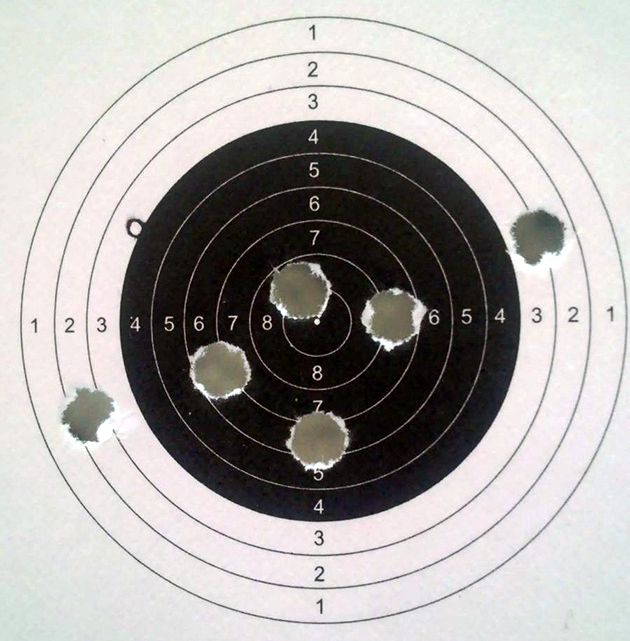
#> input picture 3 - Image Processing/b hole.jpg, 630 x 641 px, found by its file name
$ jupyter execute --allow-errors 'Hole Detection.ipynb'   (shell and % lines are left out)
#> lines starting #> are read from the running program, lines starting #| are printed output that depends on the picture; after the words box and inside, x2 and y2 are one past the last pixel; in counts of white or black regions, pixels touching at a corner belong together; long printed decimals are rounded
[cell 1]
import cv2
import matplotlib.pyplot as plt
import numpy as np
import math

[cell 2]
import numpy as np
import cv2

def RandomPatternGenerator():
    width, height = 500, 500
    pattern = np.random.randint(0, 256, (height, width, 3), dtype=np.uint8)
    plt.imshow(pattern,cmap = 'gray')
RandomPatternGenerator()
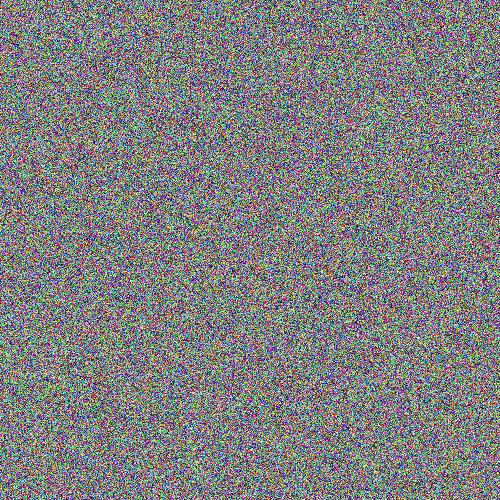
#> shown: shape (500, 500, 3); mean R, G, B 127.3, 127.7, 127.6

[cell 3]
img = cv2.imread('/content/drive/MyDrive/Colab Notebooks/Opencv/b hole.jpg')
#> img is the input picture: shape (641, 630, 3); mean B, G, R 166.7, 168.8, 171.9
plt.imshow(img)

[cell 4]
img_thresholded = cv2.inRange(img, (60, 60, 60), (140, 140, 140))
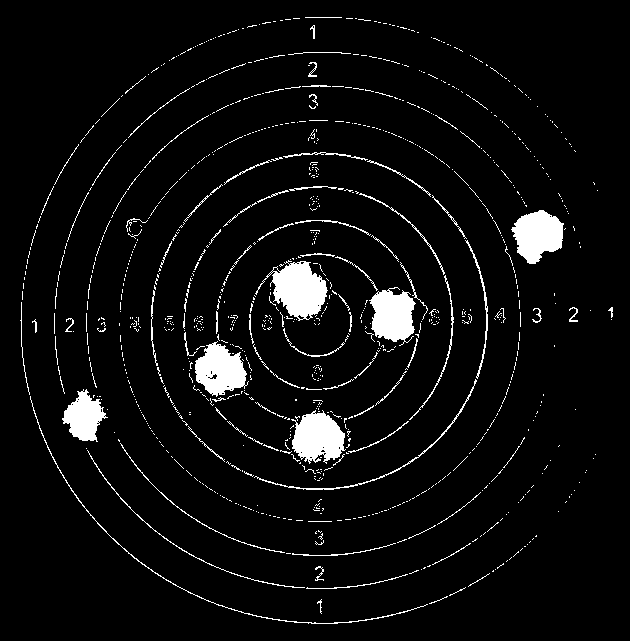
#> img_thresholded: shape (641, 630); 5.3% white; 975 white regions (876 under 20 px), largest, box (x1, y1, x2, y2) and area: (255, 260, 328, 321) 2301, (291, 410, 346, 464) 1981, (511, 210, 564, 264) 1918
plt.imshow(img_thresholded,cmap = 'gray')

[cell 5]
kernel = np.ones((10,10),np.uint8)
opening = cv2.morphologyEx(img_thresholded, cv2.MORPH_OPEN, kernel)
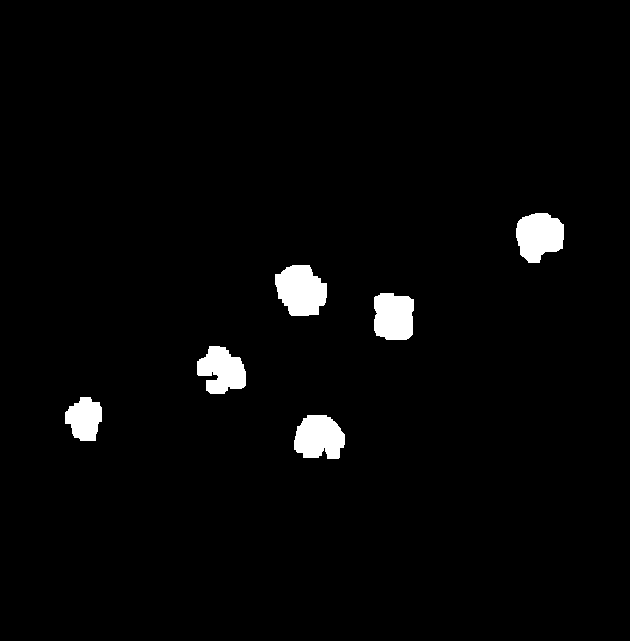
#> opening: shape (641, 630); 2.5% white; 6 white regions
plt.imshow(opening,cmap = 'gray')

[cell 6]
contours, hierarchy = cv2.findContours(opening.copy(), cv2.RETR_TREE, cv2.CHAIN_APPROX_NONE)
#> contours = 6 contours; box (x1, y1, x2, y2) and area: (275, 265, 327, 316) 1930, (516, 213, 564, 263) 1749, (294, 415, 345, 459) 1685, (374, 293, 414, 340) 1602, (197, 346, 246, 394) 1542, (65, 397, 102, 441) 1129
print(len(contours))
#| 6

i = 0
n_radius = []
for contour in contours:
    i += 1
    (x,y),radius = cv2.minEnclosingCircle(contour)
    center = (int(x),int(y))
    radius = int(radius)
    n_radius.append(radius)
    cv2.circle(img,center,radius,(0,255,0),1)
    # labelling the circles around the centers, in no particular order.
    position = (center[0] - 10, center[1] + 10)
    text_color = (0, 0, 255)
    cv2.putText(img, str(i), position, cv2.FONT_HERSHEY_SIMPLEX, 1, text_color, 3)
#> this loop made 6 passes
#> (x, y, radius, center, position) on passes 1 to 6: (319, 439.1, 26, (318, 439), (308, 449)), (86.76, 418.8, 22, (86, 418), (76, 428)), (222.8, 369.4, 27, (222, 369), (212, 379)), (392.5, 316.2, 26, (392, 316), (382, 326)), (298.1, 292.3, 29, (298, 292), (288, 302)), (539.5, 237.5, 27, (539, 237), (529, 247))
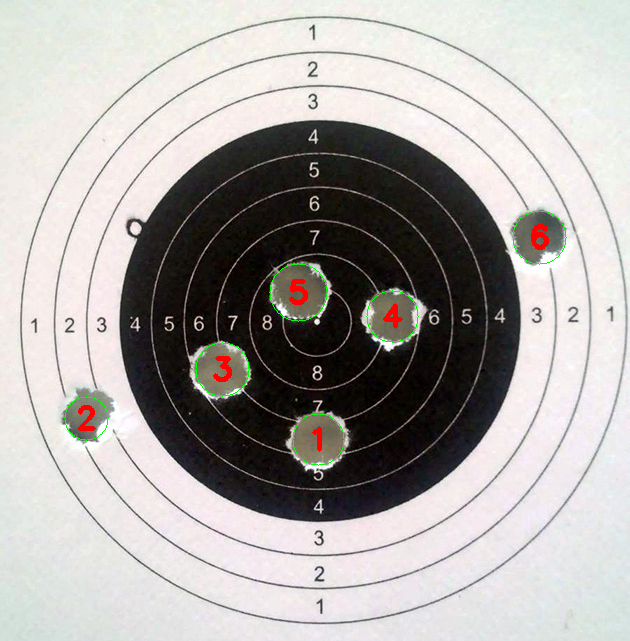
#> img: shape (641, 630, 3); 0.58% of pixels changed, all inside (x1, y1, x2, y2) = (64, 210, 567, 466)
#> after the loop, i = 6; n_radius = [26, 22, 27, 26, 29, 27]

#> (a cell that did not finish here is left out)

[cell 8]
def AOC(radius):
  return (math.pi * ((radius)**2))

[cell 9]
for a in n_radius:
  print(AOC(a))
#> this loop made 6 passes
#> a on passes 1 to 6: 26, 22, 27, 26, 29, 27
#| 2123.717
#| 1520.531
#| 2290.221
#| 2123.717
#| 2642.079
#| 2290.221
